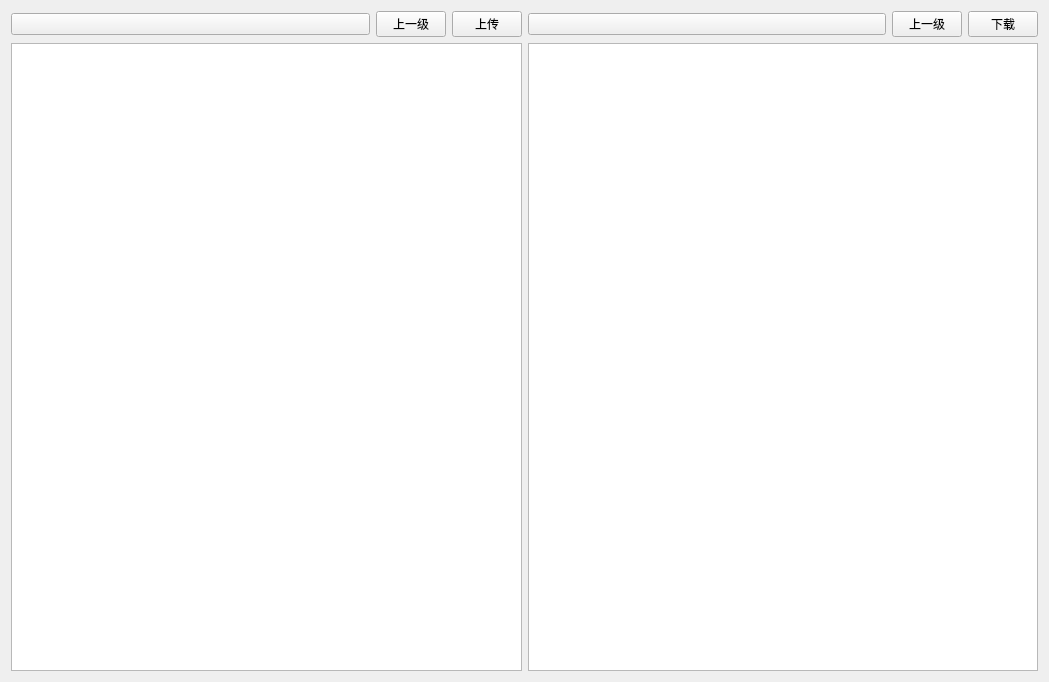
<?xml version="1.0" encoding="UTF-8"?>
<ui version="4.0">
 <class>Form</class>
 <widget class="QWidget" name="Form">
  <property name="geometry">
   <rect>
    <x>0</x>
    <y>0</y>
    <width>1049</width>
    <height>682</height>
   </rect>
  </property>
  <property name="windowTitle">
   <string>Form</string>
  </property>
  <layout class="QGridLayout" name="gridLayout">
   <item row="1" column="3" colspan="3">
    <widget class="QTableWidget" name="RemoteFiles"/>
   </item>
   <item row="0" column="4">
    <widget class="QPushButton" name="RemoteLastDir">
     <property name="maximumSize">
      <size>
       <width>70</width>
       <height>40</height>
      </size>
     </property>
     <property name="text">
      <string>上一级</string>
     </property>
    </widget>
   </item>
   <item row="0" column="5">
    <widget class="QPushButton" name="DowLoad">
     <property name="maximumSize">
      <size>
       <width>70</width>
       <height>40</height>
      </size>
     </property>
     <property name="text">
      <string>下载</string>
     </property>
    </widget>
   </item>
   <item row="1" column="0" colspan="3">
    <widget class="QTableWidget" name="LocalFiles"/>
   </item>
   <item row="0" column="1">
    <widget class="QPushButton" name="LocalLastDir">
     <property name="maximumSize">
      <size>
       <width>70</width>
       <height>40</height>
      </size>
     </property>
     <property name="text">
      <string>上一级</string>
     </property>
    </widget>
   </item>
   <item row="0" column="0">
    <widget class="QPushButton" name="pushButton">
     <property name="text">
      <string/>
     </property>
    </widget>
   </item>
   <item row="0" column="2">
    <widget class="QPushButton" name="UpLoad">
     <property name="maximumSize">
      <size>
       <width>70</width>
       <height>40</height>
      </size>
     </property>
     <property name="text">
      <string>上传</string>
     </property>
    </widget>
   </item>
   <item row="0" column="3">
    <widget class="QPushButton" name="RemotePath">
     <property name="text">
      <string/>
     </property>
    </widget>
   </item>
  </layout>
 </widget>
 <resources/>
 <connections/>
</ui>
